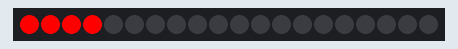
The sketch below on a simulated ESP8266 (NodeMCU). Shown: 20 RGB LEDs in strip order, left to right.

Above: at 0.1 s.
At 2.81 s:
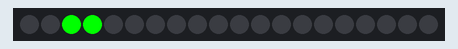
At 3.43 s:
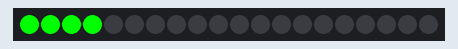
At 6.4 s:
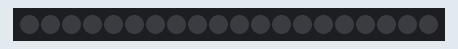

The sketch:

CheckLED_OFFLINE.ino
```cpp
// A basic everyday NeoPixel strip test program.

// NEOPIXEL BEST PRACTICES for most reliable operation:
// - Add 1000 uF CAPACITOR between NeoPixel strip's + and - connections.
// - MINIMIZE WIRING LENGTH between microcontroller board and first pixel.
// - NeoPixel strip's DATA-IN should pass through a 300-500 OHM RESISTOR.
// - AVOID connecting NeoPixels on a LIVE CIRCUIT. If you must, ALWAYS
//   connect GROUND (-) first, then +, then data.
// - When using a 3.3V microcontroller with a 5V-powered NeoPixel strip,
//   a LOGIC-LEVEL CONVERTER on the data line is STRONGLY RECOMMENDED.
// (Skipping these may work OK on your workbench but can fail in the field)

#include <Adafruit_NeoPixel.h>
#ifdef __AVR__
#include <avr/power.h> // Required for 16 MHz Adafruit Trinket
#endif

#include <ESP8266WiFi.h>
#include <ESP8266WiFiMulti.h>

ESP8266WiFiMulti WiFiMulti;


// Which pin on the Arduino is connected to the NeoPixels?
// On a Trinket or Gemma we suggest changing this to 1:
#define LED_PIN D5
//pinMode(LED_PIN, OUTPUT);
//pixels.begin(); // This initializes the NeoPixel library.


// How many NeoPixels are attached to the Arduino?
#define LED_COUNT 20

// Declare our NeoPixel strip object:
Adafruit_NeoPixel strip(LED_COUNT, LED_PIN, NEO_GRB + NEO_KHZ800);
// Argument 1 = Number of pixels in NeoPixel strip
// Argument 2 = Arduino pin number (most are valid)
// Argument 3 = Pixel type flags, add together as needed:
//   NEO_KHZ800  800 KHz bitstream (most NeoPixel products w/WS2812 LEDs)
//   NEO_KHZ400  400 KHz (classic 'v1' (not v2) FLORA pixels, WS2811 drivers)
//   NEO_GRB     Pixels are wired for GRB bitstream (most NeoPixel products)
//   NEO_RGB     Pixels are wired for RGB bitstream (v1 FLORA pixels, not v2)
//   NEO_RGBW    Pixels are wired for RGBW bitstream (NeoPixel RGBW products)

const uint16_t port = 5555;
const char * host = "192.168.43.71"; // ip or dns
// Use WiFiClient class to create TCP connections
WiFiClient client;
// setup() function -- runs once at startup --------------------------------

void setup()
{
  Serial.begin(115200);
  // These lines are specifically to support the Adafruit Trinket 5V 16 MHz.
  // Any other board, you can remove this part (but no harm leaving it):
#if defined(__AVR_ATtiny85__) && (F_CPU == 16000000)
  clock_prescale_set(clock_div_1);
#endif
  // END of Trinket-specific code.
  pinMode(LED_PIN, OUTPUT);

  strip.begin();           // INITIALIZE NeoPixel strip object (REQUIRED)
  strip.show();            // Turn OFF all pixels ASAP
  strip.setBrightness(255); // Set BRIGHTNESS to about 1/5 (max = 255)


}

uint32_t red_color = strip.Color(  255,   0, 0);
uint32_t green_color = strip.Color(  0,   255, 0);
uint32_t blue_color = strip.Color( 0,   0, 255);


// loop() function -- runs repeatedly as long as board is on ---------------


void turn_on_box(byte box_num, uint32_t color) //start in zero
{

  int start_index = (box_num) * 4;
  for (int i = start_index; i < start_index + 4; i++)
  {
    strip.setPixelColor(i, color);         //  Set pixel's color (in RAM)
    strip.show();                          //  Update strip to match
    delay(10);                           //  Pause for a moment
  }

}

void turn_off_box(byte box_num) //start in zero
{

  int start_index = (box_num) * 4;
  for (int i = start_index; i < start_index + 4; i++)
  {
    strip.setPixelColor(i, 0);         //  Set pixel's color (in RAM)
    strip.show();                          //  Update strip to match
    delay(0);                           //  Pause for a moment
  }

}


void hit_box2(byte box_num, uint32_t color, int time_in_mili)
{
  int start_index = (box_num) * 4;
  for (int a = 0; a < time_in_mili / 10; a++) { // Repeat 10 times...
    for (int b = start_index; b < start_index + 4; b++) { //  'b' counts from 0 to 2...
      strip.clear();         //   Set all pixels in RAM to 0 (off)
      // 'c' counts up from 'b' to end of strip in steps of 3...
      for (int c = b; c < start_index + 4; c += 1) {
        strip.setPixelColor(c, color); // Set pixel 'c' to value 'color'
      }
      strip.show(); // Update strip with new contents
      delay(10);  // Pause for a moment
    }
  }
}


void loop()
{

  for (int box=0; box<1; box++)
   {
  turn_on_box(box, red_color);
  delay(2000);
  hit_box2(box, green_color, 1000) ;
  turn_off_box(box);
  delay(1000);
  }
}
```

Measured:
- by itself, everything shown: repeats every 7.3 s, in 17 steps
- what the display in image 0 shows lasts 2.0 s, from 0.0 s to 2.0 s
